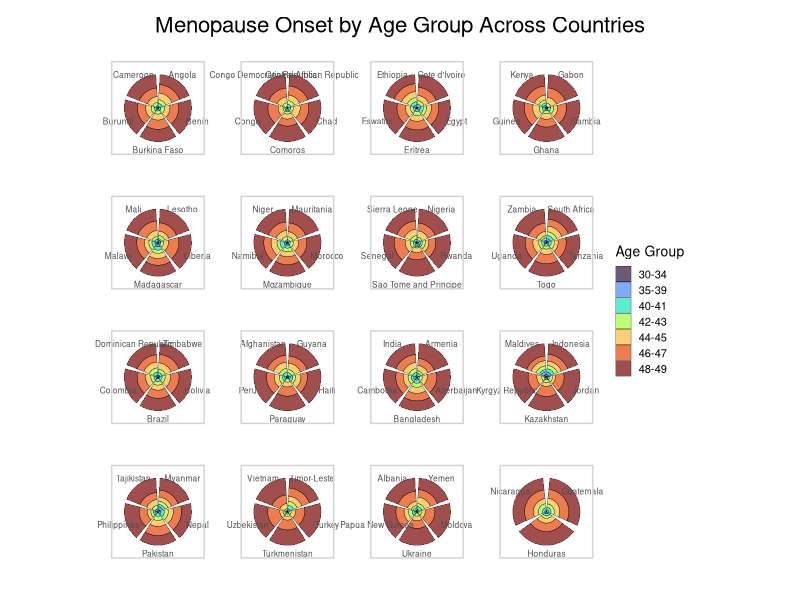
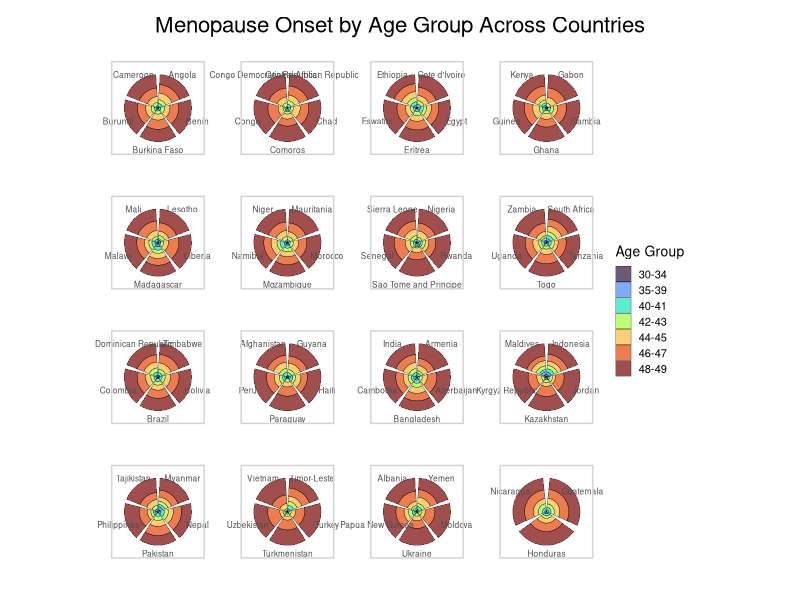

Source code (R) for these figures, in order:
library(ggplot2)
library(tidyr)
library(dplyr)
library(patchwork)

# Read the data
data <- read.csv("menopause_wide.csv")

# Define the region mapping with continents
region_mapping <- c(
  # Africa
  Egypt = "Africa/Northern Africa",
  Morocco = "Africa/Northern Africa",
  Burundi = "Africa/Eastern Africa",
  Comoros = "Africa/Eastern Africa",
  Eritrea = "Africa/Eastern Africa",
  Ethiopia = "Africa/Eastern Africa",
  Kenya = "Africa/Eastern Africa",
  Madagascar = "Africa/Eastern Africa",
  Malawi = "Africa/Eastern Africa",
  Mozambique = "Africa/Eastern Africa",
  Rwanda = "Africa/Eastern Africa",
  Tanzania = "Africa/Eastern Africa",
  Uganda = "Africa/Eastern Africa",
  Zambia = "Africa/Eastern Africa",
  Zimbabwe = "Africa/Eastern Africa",
  Angola = "Africa/Middle Africa",
  Cameroon = "Africa/Middle Africa",
  `Central African Republic` = "Africa/Middle Africa",
  Chad = "Africa/Middle Africa",
  Congo = "Africa/Middle Africa",
  `Congo Democratic Republic` = "Africa/Middle Africa",
  Gabon = "Africa/Middle Africa",
  `Sao Tome and Principe` = "Africa/Middle Africa",
  Eswatini = "Africa/Southern Africa",
  Lesotho = "Africa/Southern Africa",
  Namibia = "Africa/Southern Africa",
  `South Africa` = "Africa/Southern Africa",
  Benin = "Africa/Western Africa",
  `Burkina Faso` = "Africa/Western Africa",
  `Cote d'Ivoire` = "Africa/Western Africa",
  Gambia = "Africa/Western Africa",
  Ghana = "Africa/Western Africa",
  Guinea = "Africa/Western Africa",
  Liberia = "Africa/Western Africa",
  Mali = "Africa/Western Africa",
  Mauritania = "Africa/Western Africa",
  Niger = "Africa/Western Africa",
  Nigeria = "Africa/Western Africa",
  Senegal = "Africa/Western Africa",
  `Sierra Leone` = "Africa/Western Africa",
  Togo = "Africa/Western Africa",

  # Asia
  Afghanistan = "Asia/Central Asia",
  Kazakhstan = "Asia/Central Asia",
  `Kyrgyz Republic` = "Asia/Central Asia",
  Tajikistan = "Asia/Central Asia",
  Turkmenistan = "Asia/Central Asia",
  Uzbekistan = "Asia/Central Asia",
  Bangladesh = "Asia/Southern Asia",
  India = "Asia/Southern Asia",
  Maldives = "Asia/Southern Asia",
  Nepal = "Asia/Southern Asia",
  Pakistan = "Asia/Southern Asia",
  Armenia = "Asia/Western Asia",
  Azerbaijan = "Asia/Western Asia",
  Jordan = "Asia/Western Asia",
  Turkey = "Asia/Western Asia",
  Yemen = "Asia/Western Asia",
  Cambodia = "Asia/Southeastern Asia",
  Indonesia = "Asia/Southeastern Asia",
  Myanmar = "Asia/Southeastern Asia",
  Philippines = "Asia/Southeastern Asia",
  `Timor-Leste` = "Asia/Southeastern Asia",
  Vietnam = "Asia/Southeastern Asia",

  # Europe
  Moldova = "Europe/Eastern Europe",
  Ukraine = "Europe/Eastern Europe",

  # Americas
  Bolivia = "Americas/South America",
  Brazil = "Americas/South America",
  Colombia = "Americas/South America",
  Guyana = "Americas/South America",
  Paraguay = "Americas/South America",
  Peru = "Americas/South America",
  `Dominican Republic` = "Americas/Caribbean",
  Haiti = "Americas/Caribbean",

  # Oceania
  `Papua New Guinea` = "Oceania/Melanesia"
)


# Prepare data for rose chart with updated age group labels
data_long <- data %>%
  pivot_longer(
    cols = starts_with("menopause_"),
    names_to = "age_group",
    values_to = "percentage"
  ) %>%
  mutate(
    age_group = sub("menopause_", "", age_group),
    region = region_mapping[country],
    continent = sub("/.*", "", region),
    subregion = sub(".*?/", "", region),
    age_group_label = case_when(
      age_group == "30.34" ~ "30-34",
      age_group == "35.39" ~ "35-39",
      age_group == "40.41" ~ "40-41",
      age_group == "42.43" ~ "42-43",
      age_group == "44.45" ~ "44-45",
      age_group == "46.47" ~ "46-47",
      age_group == "48.49" ~ "48-49",
      TRUE ~ age_group
    )
  )

# Function to create a rose chart for a given set of countries
create_rose_chart <- function(region_data, group_name) {
  ggplot(region_data, aes(
    x = country,
    y = -percentage,
    fill = factor(
      age_group_label,
      levels = c("30-34", "35-39", "40-41", "42-43", "44-45", "46-47", "48-49")
    )
  )) +
    geom_bar(
      stat = "identity",
      position = "fill",
      width = 0.9,
      color = "black",
      size = 0.1
    ) +
    coord_polar(clip = "off") +
    scale_fill_viridis_d(option = "turbo", alpha = 0.7) +
    theme_minimal() +
    theme(
      axis.text.x = element_text(
        angle = 0,
        hjust = 2,
        vjust = -1,
        size = 6
      ),
      legend.position = "right",
      legend.key.size = unit(0.5, "cm"),
      legend.text = element_text(size = 8),
      legend.title = element_text(size = 10),
      panel.grid.major = element_blank(),
      panel.grid.minor = element_blank(),
      panel.border = element_rect(
        color = "lightgrey",
        fill = NA,
        size = 0.5
      ),
      # Light grey box around each plot
      axis.title = element_blank(),
      axis.text.y = element_blank(),
      axis.ticks = element_blank(),
      plot.title = element_text(size = 8, face = "bold"),
      plot.margin = margin(15, 5, 15, 5)
    ) +
    expand_limits(y = c(-0.4, 0.1))  # Adjust this to reduce center whitespace
}
# Group all countries into sets of 5
# Sort countries by continent and then alphabetically by country
data_long <- data_long %>% arrange(continent, country)

# Convert 'country' to factor in the sorted order of continent and country
data_long$country <- factor(data_long$country, levels = unique(data_long$country))

# Extract unique countries and group them into sets of 5
all_countries <- unique(data_long$country)
country_groups <- split(all_countries, ceiling(seq_along(all_countries) /
                                                 5))
# Create plots and display them
plots <- lapply(seq_along(country_groups), function(i) {
  group_data <- data_long %>% filter(country %in% country_groups[[i]])
  create_rose_chart(group_data, paste("Group", i))
})

combined_plot <- wrap_plots(plots, ncol = 4) +
  plot_layout(
    # widths = rep(1, 4),
    #           heights = rep(1, 4),
              guides = "collect") +
  theme(
    legend.position = "right",
    legend.key.size = unit(0.5, "cm"),
    legend.text = element_text(size = 8),
    legend.title = element_text(size = 10),
    panel.spacing = unit(1, "lines")  # Decrease the space between plots
  )

# Add a title to the combined plot
final_plot <- combined_plot +
  plot_annotation(title = "Menopause Onset by Age Group Across Countries",
                  theme = theme(plot.title = element_text(hjust = 0.5, size = 16))) &
  theme(plot.margin = margin(12, 12, 12, 12)) &
  guides(
    fill = guide_legend(
      title = "Age Group",
      nrow = 7,
      label.position = "right",
      keywidth = unit(0.4, "cm"),
      keyheight = unit(0.4, "cm"),
      override.aes = list(size = 2)
    )
  )

# Display the final plot
print(final_plot)
# Save the combined plot
ggsave("menopause_rose_charts_all_countries.jpg", final_plot, width = 20, height = 24, dpi = 300)






#---------------------------------END---------------------------------

# RADAR PLOT ----

# # Read the data
# data <- read.csv("menopause_wide.csv")
# 
# # Prepare data for radar chart
# data_long <- data %>%
#   pivot_longer(cols = starts_with("menopause_"), names_to = "age_group", values_to = "percentage") %>%
#   mutate(
#     age_group = sub("menopause_", "", age_group),
#     age_group = case_when(
#       age_group == "30.34" ~ 32,
#       age_group == "35.39" ~ 37,
#       age_group == "40.41" ~ 40.5,
#       age_group == "42.43" ~ 42.5,
#       age_group == "44.45" ~ 44.5,
#       age_group == "46.47" ~ 46.5,
#       age_group == "48.49" ~ 48.5
#     )
#   )
# 
# # Calculate average age of onset
# data_avg <- data_long %>%
#   group_by(country) %>%
#   summarize(avg_age = sum(age_group * percentage) / sum(percentage))
# 
# # Sort countries alphabetically
# data_avg <- data_avg %>% arrange(country)
# 
# # Group countries into sets of 5
# country_groups <- split(data_avg$country, ceiling(seq_along(data_avg$country)/5))
# # Function to create a radar chart for a given set of countries
# # Function to create a radar chart for a given set of countries
# create_radar_chart <- function(group_data) {
#   ggplot(group_data, aes(x = factor(country, levels = unique(country)), y = avg_age)) +
#     geom_polygon(aes(group = 1), fill = "lightblue", alpha = 0.8) +
#     # geom_line(aes(group = 1), color = "blue") +
#     # geom_point(color = "blue", size = 3) +
#     coord_polar() +
#     scale_y_continuous(limits = c(42, 47), breaks = seq(40, 50, by = 2)) +
#     theme_minimal() +
#     theme(
#       axis.text.x = element_text(angle = 0, hjust = 1, size = 8),
#       axis.text.y = element_text(size = 8),
#       panel.grid.major = element_line(color = "grey80"),
#       axis.title = element_blank()
#     )
# }
# # Create plots for each group of countries
# plots <- lapply(country_groups, function(group) {
#   group_data <- data_avg %>% filter(country %in% group)
#   create_radar_chart(group_data)
# })
# 
# # Combine all plots using patchwork
# combined_plot <- wrap_plots(plots, ncol = 4) +
#   plot_layout(guides = "collect") +
#   theme(legend.position = "none")
# 
# # Add a title to the combined plot
# final_plot <- combined_plot +
#   plot_annotation(
#     title = "Average Age of Menopause Onset Across Countries",
#     theme = theme(plot.title = element_text(hjust = 0.5, size = 16))
#   )
# 
# # Display the final plot
# print(final_plot)
# # Save the combined plot
# # ggsave("menopause_radar_charts_all_countries.jpg", final_plot, width = 20, height = 24, dpi = 300)